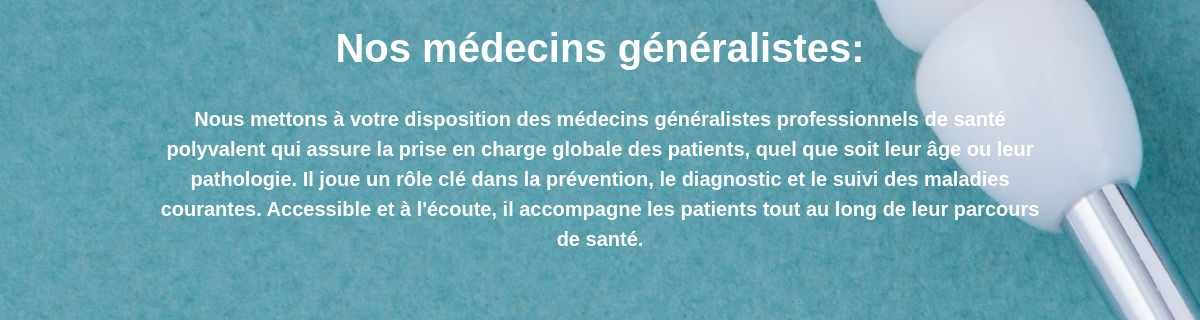
The page /generaliste/ on the database as committed earlier.
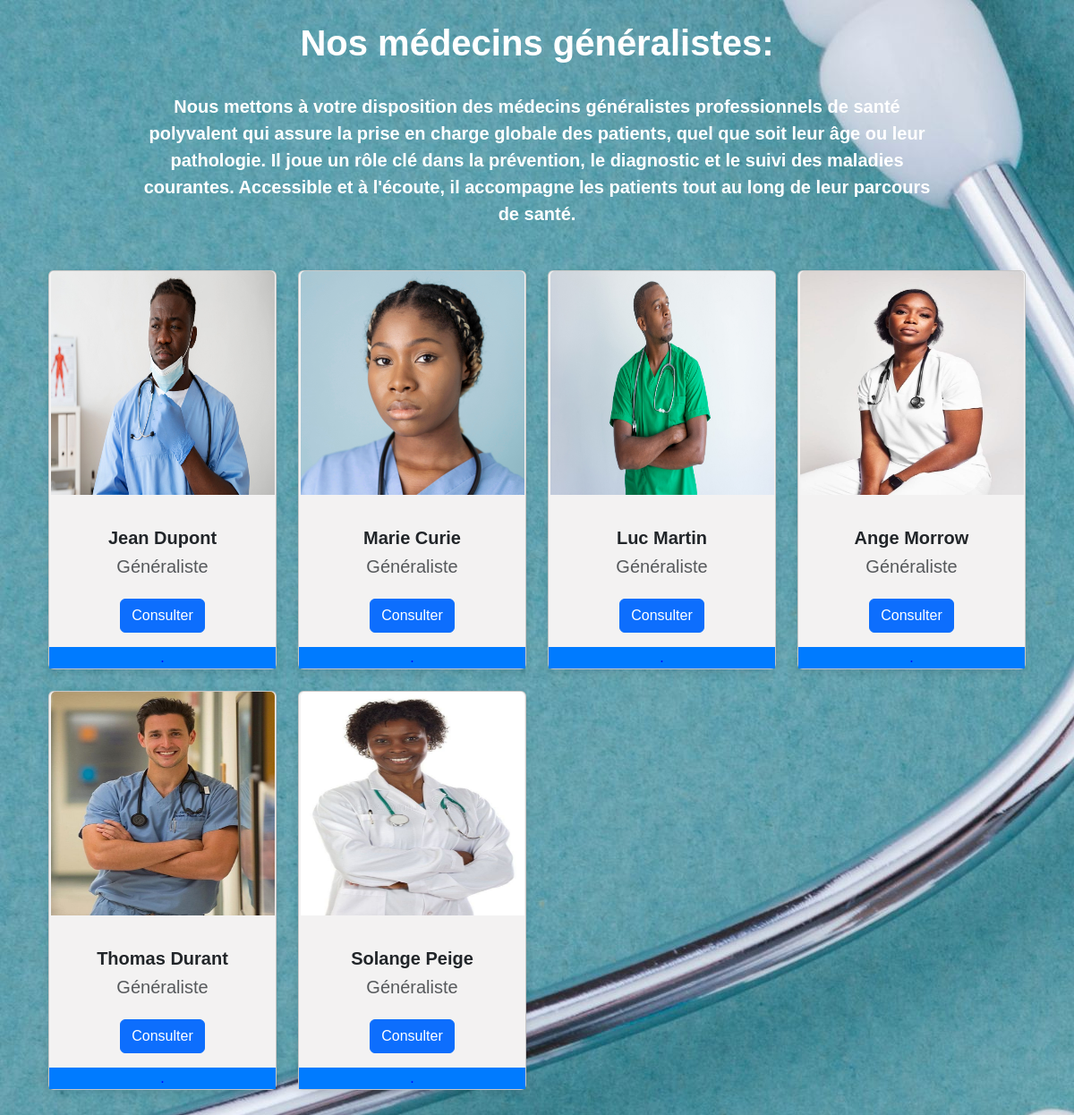
The same page on the database as committed later.
### teleconsult_app/models.py (models this page shows)
class Medecins(models.Model):
    nom = models.CharField(max_length=100)
    specialite = models.CharField(max_length=100)
    email = models.EmailField(default='example@example.com')  # Fournir une valeur par défaut
    photo = models.ImageField(upload_to='images/')
    age = models.IntegerField(default=1)

### teleconsult_app/views.py (the view)
# urls.py: path('generaliste/', views.generaliste, name='generaliste'),
def generaliste(request):
    medecins = Medecins.objects.all()
    return render(request, 'generaliste.html', {'medecins': medecins})

### teleconsult_app/templates/generaliste.html (shortened to what this page needs)
{% load static %}
<!DOCTYPE html>
<html lang="en">
<head>
    <link rel="stylesheet" href="{% static 'css/generaliste.css' %}">
    <link rel="stylesheet" href="{% static 'css/bootstrap.min.css' %}">
    <link href='https://unpkg.com/boxicons@2.1.4/css/boxicons.min.css' rel='stylesheet'>
</head>
<body class="ms-3 me-3">
    <div class="container">
        <h3 class="text-center text-white fw-bold pt-4 pb-4 fs-1">Nos médecins généralistes:</h3>
        <p class="text-center text-white fw-bold fs-5 libelle mb-5">
            Nous mettons à votre disposition des médecins généralistes professionnels de santé
            polyvalent qui assure la prise en charge globale des
            patients, quel que soit leur âge ou leur pathologie. Il joue un rôle clé dans la prévention, le diagnostic et le
            suivi des maladies courantes. Accessible et à l'écoute, il accompagne les patients tout au long de leur
            parcours de santé.
        </p>
        <div class="card-container">
            <div class="container mb-5">
                <div class="row g-4">
                    {% for medecin in medecins %}
                        {% if medecin.specialite == "Généraliste" %}
                            <div class="col-sm-6 col-md-4 col-lg-3 row-cols-1">
                                <div class="card h-100">
                                    <img src="{% static 'images/' %}{{ medecin.photo }}" class="card-img-top" alt="{{ medecin.nom }}">
                                    <div class="card-body text-center">
                                        <h2 class="card-title fs-5">{{ medecin.nom }}</h2>
                                        <h5 class="text-muted">{{ medecin.specialite }}</h5>
                                        <a href="{% url 'consultation_option_généraliste' medecin.id %}" class="btn btn-primary mt-3">Consulter</a>
                                    </div>
                                    <div class="line">.</div>
                                </div>
                            </div>
                        {% endif %}
                    {% endfor %}
                </div>
            </div>
        </div>
    </div>
</body>
</html>

### teleconsult_app/static/css/generaliste.css (style rules this page uses)
* { margin: 0; padding: 0; box-sizing: border-box; font-family: "poppins", sans-serif; }
body { background-image: url(./../images/freepik-export-20240913063949C7YY.jpeg); }
.card { background-color: #f3f2f2 !important; border-radius:30px; box-shadow: 0 4px 8px rgba(0, 0, 0, 0.1); width: 400px; text-align: center; align-items: center; }
.card img { width: 250px; height: 250px; margin-bottom: 20px; }
.card h2 { font-size: 1.5em; font-weight: bold; }
.libelle { margin: 0% 10%; }
.line { background-color: #007bff !important; color: blue; width: 100%; margin: 0 !important; }

Rows that differ between the two databases and show on the page:
added Medecins: photo (picture), nom "Jean Dupont", specialite "Généraliste"
added Medecins: photo (picture), nom "Marie Curie", specialite "Généraliste"
added Medecins: photo (picture), nom "Luc Martin", specialite "Généraliste"
added Medecins: photo (picture), nom "Ange Morrow", specialite "Généraliste"
added Medecins: photo (picture), nom "Thomas Durant", specialite "Généraliste"
added Medecins: photo (picture), nom "Solange Peige", specialite "Généraliste"
